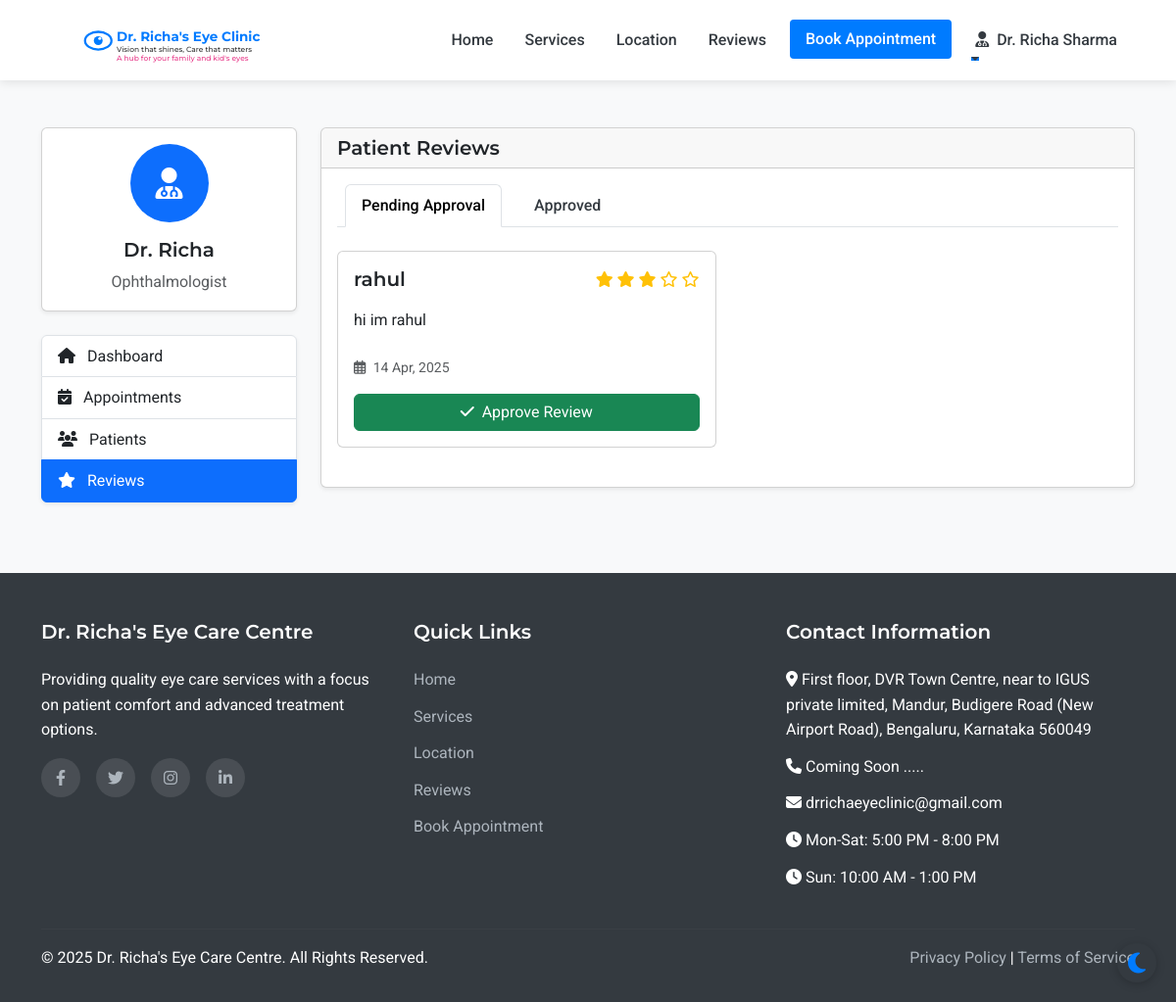
/admin/reviews (signed in), run on an earlier commit of the app's database.
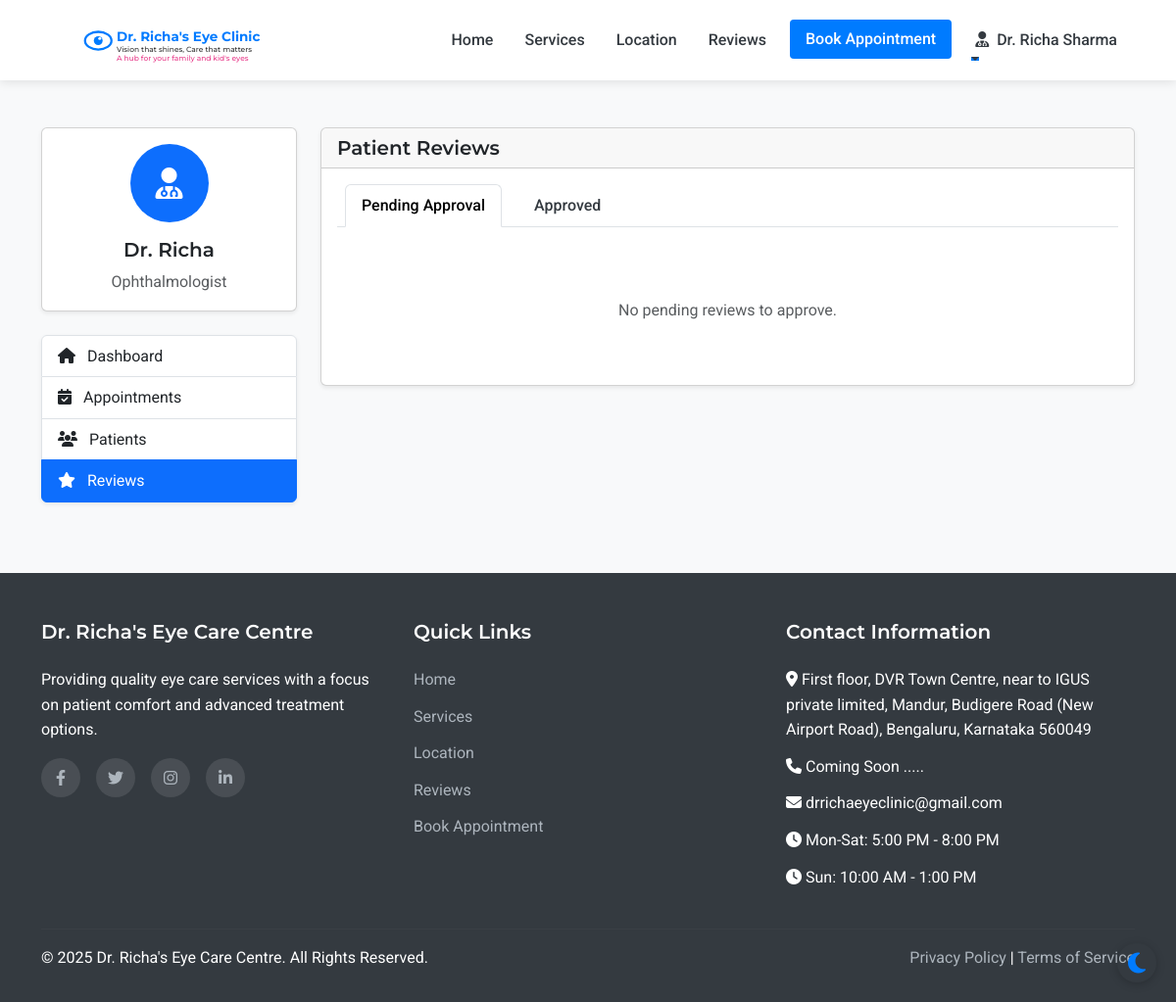
And on a later commit of the database.
### models.py (models this page shows, shortened)
class Review(db.Model):
    id = db.Column(db.Integer, primary_key=True)
    patient_id = db.Column(db.Integer, db.ForeignKey('patient.id'), nullable=True)
    patient = db.relationship('Patient', backref='reviews')
    patient_name = db.Column(db.String(100), nullable=False)
    rating = db.Column(db.Integer, nullable=False)
    review_text = db.Column(db.Text, nullable=False)
    is_approved = db.Column(db.Boolean, default=False)
    created_at = db.Column(db.DateTime, default=datetime.utcnow)

### routes.py (the view)
@app.route('/admin/reviews')
@login_required
def admin_reviews():
    if not (isinstance(current_user, Admin) or isinstance(current_user, Doctor) or isinstance(current_user, Assistant)):
        flash('Access denied. Staff privileges required.', 'danger')
        return redirect(url_for('index'))
    pending_reviews = Review.query.filter_by(is_approved=False).order_by(desc(Review.created_at)).all()
    approved_reviews = Review.query.filter_by(is_approved=True).order_by(desc(Review.created_at)).all()
    return render_template('admin/reviews.html', pending_reviews=pending_reviews, approved_reviews=approved_reviews)

### app.py (called while the page is built)
@login_manager.user_loader
def load_user(user_id):
    from models import Doctor, Assistant, Admin, Patient
    try:
        if user_id.startswith('doctor_'):
            return Doctor.query.get(int(user_id.split('_')[1]))
        elif user_id.startswith('assistant_'):
            return Assistant.query.get(int(user_id.split('_')[1]))
        elif user_id.startswith('admin_'):
            return Admin.query.get(int(user_id.split('_')[1]))
        else:
            return Patient.query.get(int(user_id))
    except (ValueError, AttributeError):
        return None

### routes.py (called while the page is built)
@app.context_processor
def inject_now():
    return {'now': datetime.now()}

### templates/admin/reviews.html (shortened to what the changed rows need)
{% extends 'layout.html' %}
{% block content %}
<section class="py-5 bg-light">
    <div class="container">
        <div class="row">
            <div class="col-lg-9">
                <div class="card shadow-sm">
                    <div class="card-body">
                        <div class="tab-content" id="reviewsTabsContent">
                            <div class="tab-pane fade show active" id="pending" role="tabpanel" aria-labelledby="pending-tab">
                                {% if pending_reviews %}
                                    <div class="row">
                                        {% for review in pending_reviews %}
                                            <div class="col-md-6 mb-4">
                                                <div class="card h-100">
                                                    <div class="card-body">
                                                        <div class="d-flex justify-content-between align-items-center mb-3">
                                                            <h5 class="mb-0">{{ review.patient_name }}</h5>
                                                            <div>
                                                                {% for i in range(5) %}
                                                                    {% if i < review.rating %}
                                                                        <i class="fas fa-star text-warning"></i>
                                                                    {% else %}
                                                                        <i class="far fa-star text-warning"></i>
                                                                    {% endif %}
                                                                {% endfor %}
                                                            </div>
                                                        </div>
                                                        <p class="card-text mb-4">{{ review.review_text }}</p>
                                                        <p class="text-muted small mb-3">
                                                            <i class="far fa-calendar-alt me-1"></i> {{ review.created_at.strftime('%d %b, %Y') }}
                                                        </p>
                                                        <form method="POST" action="{{ url_for('admin_approve_review', review_id=review.id) }}" class="d-grid">
                                                            <button type="submit" class="btn btn-success">
                                                                <i class="fas fa-check me-1"></i> Approve Review
                                                            </button>
                                                        </form>
                                                    </div>
                                                </div>
                                            </div>
                                        {% endfor %}
                                    </div>
                                {% else %}
                                    <div class="text-center py-5">
                                        <p class="text-muted mb-0">No pending reviews to approve.</p>
                                    </div>
                                {% endif %}
                            </div>
                        </div>
                    </div>
                </div>
            </div>
        </div>
    </div>
</section>
{% endblock %}

What changed in the data, as far as the page shows it:
no longer on this page (row edited): Review: patient_name "rahul", rating 3 (drawn), review_text "hi im rahul", created_at "14 Apr, 2025"
Also different on the page:
text now shown: "No pending reviews to approve."
